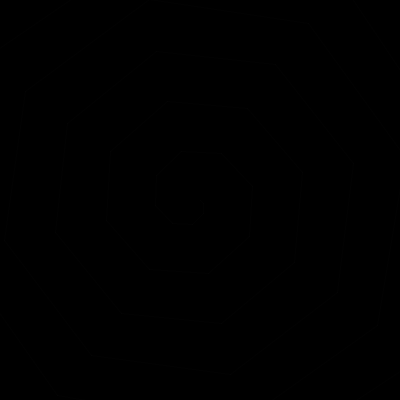
Frame 1 (no input)
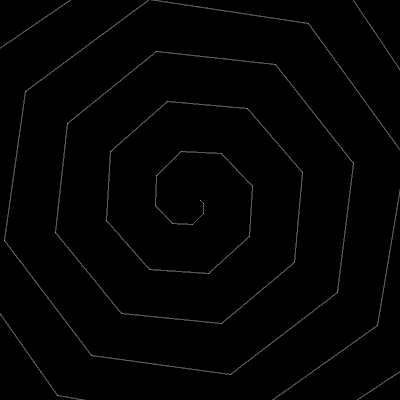
Frame 60 (the mouse pressed at the canvas centre just before this capture)
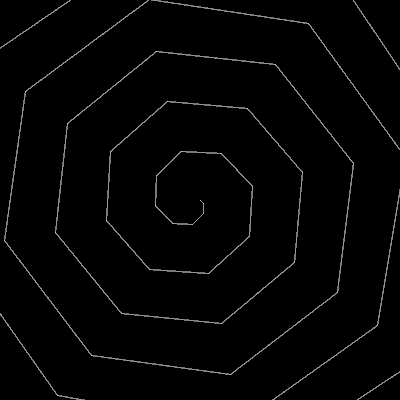
Frame 120 (the mouse held since frame 60 and released just before this capture)

The Processing sketch that drew these frames (run headless with seeded random() and noise(); from frame 60 on, the mouse is pressed at the canvas centre):

// Processing sketch: processing_157372
// ── processing_157372.pde

void setup() {
  size(400,400);
  colorMode(HSB,100);
  stroke(0,0,100,1);
  background(0);
  
}

void trace(int n) {
  for(int i = 0 ; i < n ; i++) {
    int fx = i*5;
    line(0, 0, fx, 0);
    translate(fx,0);
    rotate(noise(n)*TWO_PI);
  }
}

void draw() {
  translate(width/2,height/2);
  trace(500);
}

void mouseClicked() {
  background(0);
  noiseSeed((int) random(2<<030) * second());
}
